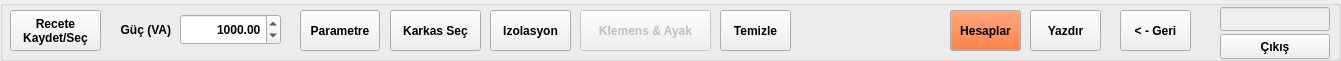
   <widget class="QGroupBox" name="groupBox_27">
    <property name="geometry">
     <rect>
      <x>4</x>
      <y>0</y>
      <width>1341</width>
      <height>61</height>
     </rect>
    </property>
    <property name="title">
     <string/>
    </property>
    <property name="flat">
     <bool>false</bool>
    </property>
    <widget class="QPushButton" name="pushButton_2">
     <property name="geometry">
      <rect>
       <x>1120</x>
       <y>10</y>
       <width>71</width>
       <height>41</height>
      </rect>
     </property>
     <property name="font">
      <font>
       <weight>75</weight>
       <bold>true</bold>
      </font>
     </property>
     <property name="text">
      <string>&lt; - Geri</string>
     </property>
    </widget>
    <widget class="QPushButton" name="pushButton_5">
     <property name="enabled">
      <bool>true</bool>
     </property>
     <property name="geometry">
      <rect>
       <x>10</x>
       <y>10</y>
       <width>91</width>
       <height>41</height>
      </rect>
     </property>
     <property name="font">
      <font>
       <weight>75</weight>
       <bold>true</bold>
      </font>
     </property>
     <property name="text">
      <string>Recete 
Kaydet/Seç</string>
     </property>
    </widget>
    <widget class="QLineEdit" name="lineEdit_user">
     <property name="enabled">
      <bool>false</bool>
     </property>
     <property name="geometry">
      <rect>
       <x>1220</x>
       <y>7</y>
       <width>110</width>
       <height>24</height>
      </rect>
     </property>
     <property name="alignment">
      <set>Qt::AlignCenter</set>
     </property>
    </widget>
    <widget class="QPushButton" name="pushButton_35">
     <property name="geometry">
      <rect>
       <x>1220</x>
       <y>34</y>
       <width>110</width>
       <height>25</height>
      </rect>
     </property>
     <property name="font">
      <font>
       <weight>75</weight>
       <bold>true</bold>
      </font>
     </property>
     <property name="text">
      <string>Çıkış</string>
     </property>
    </widget>
    <widget class="QPushButton" name="pushButton_4">
     <property name="geometry">
      <rect>
       <x>300</x>
       <y>10</y>
       <width>80</width>
       <height>41</height>
      </rect>
     </property>
     <property name="font">
      <font>
       <weight>75</weight>
       <bold>true</bold>
      </font>
     </property>
     <property name="text">
      <string>Parametre</string>
     </property>
    </widget>
    <widget class="QLabel" name="label_3">
     <property name="geometry">
      <rect>
       <x>100</x>
       <y>20</y>
       <width>71</width>
       <height>20</height>
      </rect>
     </property>
     <property name="font">
      <font>
       <weight>75</weight>
       <bold>true</bold>
      </font>
     </property>
     <property name="text">
      <string>Güç (VA)</string>
     </property>
     <property name="alignment">
      <set>Qt::AlignRight|Qt::AlignTrailing|Qt::AlignVCenter</set>
     </property>
    </widget>
    <widget class="QDoubleSpinBox" name="doubleSpinBox_guc">
     <property name="geometry">
      <rect>
       <x>180</x>
       <y>14</y>
       <width>101</width>
       <height>31</height>
      </rect>
     </property>
     <property name="font">
      <font>
       <weight>75</weight>
       <bold>true</bold>
      </font>
     </property>
     <property name="layoutDirection">
      <enum>Qt::LeftToRight</enum>
     </property>
     <property name="autoFillBackground">
      <bool>false</bool>
     </property>
     <property name="alignment">
      <set>Qt::AlignRight|Qt::AlignTrailing|Qt::AlignVCenter</set>
     </property>
     <property name="maximum">
      <double>999999.989999999990687</double>
     </property>
     <property name="value">
      <double>1000.000000000000000</double>
     </property>
    </widget>
    <widget class="QPushButton" name="pushButton_6">
     <property name="geometry">
      <rect>
       <x>390</x>
       <y>10</y>
       <width>91</width>
       <height>41</height>
      </rect>
     </property>
     <property name="font">
      <font>
       <weight>75</weight>
       <bold>true</bold>
      </font>
     </property>
     <property name="text">
      <string>Karkas Seç</string>
     </property>
    </widget>
    <widget class="QPushButton" name="pushButton_8">
     <property name="geometry">
      <rect>
       <x>490</x>
       <y>10</y>
       <width>81</width>
       <height>41</height>
      </rect>
     </property>
     <property name="font">
      <font>
       <weight>75</weight>
       <bold>true</bold>
      </font>
     </property>
     <property name="text">
      <string>Izolasyon</string>
     </property>
    </widget>
    <widget class="QPushButton" name="pushButton_klemens">
     <property name="enabled">
      <bool>false</bool>
     </property>
     <property name="geometry">
      <rect>
       <x>580</x>
       <y>10</y>
       <width>131</width>
       <height>41</height>
      </rect>
     </property>
     <property name="font">
      <font>
       <weight>75</weight>
       <bold>true</bold>
      </font>
     </property>
     <property name="text">
      <string>Klemens &amp;&amp; Ayak</string>
     </property>
    </widget>
    <widget class="QPushButton" name="pushButton_7">
     <property name="geometry">
      <rect>
       <x>1030</x>
       <y>10</y>
       <width>71</width>
       <height>41</height>
      </rect>
     </property>
     <property name="font">
      <font>
       <weight>75</weight>
       <bold>true</bold>
      </font>
     </property>
     <property name="text">
      <string>Yazdır</string>
     </property>
    </widget>
    <widget class="QPushButton" name="pushButton_13">
     <property name="geometry">
      <rect>
       <x>720</x>
       <y>10</y>
       <width>71</width>
       <height>41</height>
      </rect>
     </property>
     <property name="font">
      <font>
       <weight>75</weight>
       <bold>true</bold>
      </font>
     </property>
     <property name="text">
      <string>Temizle</string>
     </property>
    </widget>
    <widget class="QPushButton" name="pushButton">
     <property name="enabled">
      <bool>true</bool>
     </property>
     <property name="geometry">
      <rect>
       <x>950</x>
       <y>10</y>
       <width>71</width>
       <height>41</height>
      </rect>
     </property>
     <property name="palette">
      <palette>
       <active>
        <colorrole role="Button">
         <brush brushstyle="SolidPattern">
          <color alpha="255">
           <red>239</red>
           <green>86</green>
           <blue>15</blue>
          </color>
         </brush>
        </colorrole>
       </active>
       <inactive>
        <colorrole role="Button">
         <brush brushstyle="SolidPattern">
          <color alpha="255">
           <red>239</red>
           <green>86</green>
           <blue>15</blue>
          </color>
         </brush>
        </colorrole>
       </inactive>
       <disabled>
        <colorrole role="Button">
         <brush brushstyle="SolidPattern">
          <color alpha="255">
           <red>239</red>
           <green>86</green>
           <blue>15</blue>
          </color>
         </brush>
        </colorrole>
       </disabled>
      </palette>
     </property>
     <property name="font">
      <font>
       <weight>75</weight>
       <bold>true</bold>
      </font>
     </property>
     <property name="text">
      <string>Hesaplar</string>
     </property>
    </widget>
   </widget>
